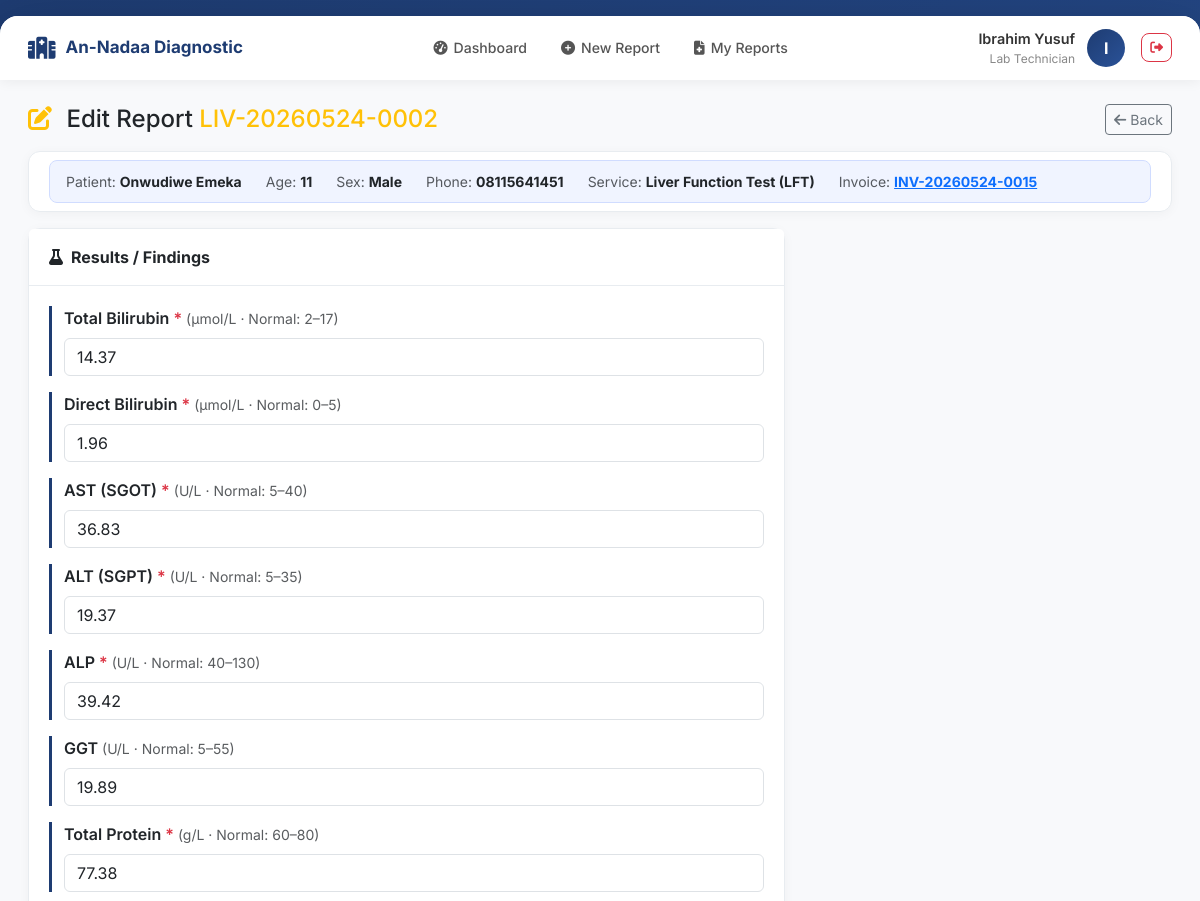
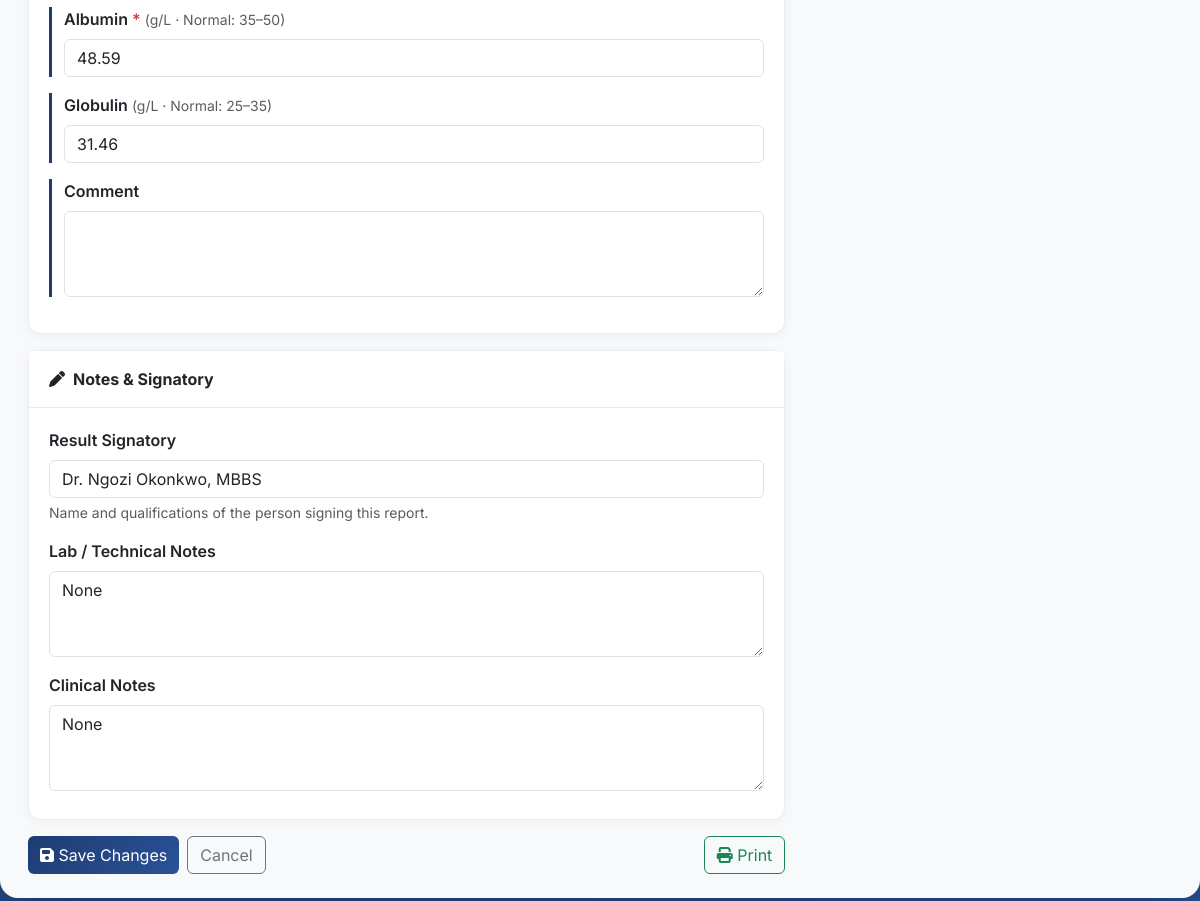
/reports/148/edit/ (signed in), run on the app's committed database (2 pictures, top to bottom).
### apps/accounts/models.py (models this page shows, shortened)
class User(AbstractUser):
    ROLE_CHOICES = [
        ('ADMIN', 'Administrator'),
        ('CASHIER', 'Cashier'),
        ('DOCTOR', 'Doctor'),
        ('LAB_TECH', 'Lab Technician'),
    ]
    role = models.CharField(max_length=20, choices=ROLE_CHOICES, default='CASHIER')
    phone_number = models.CharField(max_length=20, blank=True)
    class Meta:
        ordering = ['-date_joined']
    @property
    def is_admin(self):
        return self.role == 'ADMIN'
    @property
    def is_cashier(self):
        return self.role == 'CASHIER'
    @property
    def is_doctor(self):
        return self.role == 'DOCTOR'
    @property
    def is_lab_tech(self):
        return self.role == 'LAB_TECH'

### apps/reports/models.py (models this page shows, shortened)
class Report(models.Model):
    report_number = models.CharField(max_length=50, unique=True, editable=False)
    invoice = models.ForeignKey(
        Invoice, on_delete=models.PROTECT,
        null=True, blank=True, related_name='reports',
    )
    invoice_item = models.ForeignKey(
        InvoiceItem, on_delete=models.PROTECT,
        null=True, blank=True, related_name='reports',
    )
    service = models.ForeignKey(
        Service, on_delete=models.PROTECT, related_name='reports',
    )
    parameters = models.JSONField(
        default=dict, help_text='Parameter values entered by the lab technician',
    )
    clinical_notes = models.TextField(blank=True, null=True)
    lab_notes      = models.TextField(blank=True, null=True)
    signatory = models.CharField(
        max_length=200, blank=True, default='',
        help_text="Name and qualifications of the result signatory, "
                  "e.g. Dr. Aminu Musa, MBBS, FWACP",
    )
    created_by = models.ForeignKey(
        settings.AUTH_USER_MODEL,
        on_delete=models.PROTECT,
        related_name='created_reports',
    )
    created_at = models.DateTimeField(auto_now_add=True)
    updated_at = models.DateTimeField(auto_now=True)
    class Meta:
        ordering = ['-created_at']
    @property
    def client_name(self):
        return self.invoice.full_name if self.invoice else 'Unknown'
    @property
    def client_phone(self):
        return self.invoice.phone_number if self.invoice else ''
    @property
    def client_age(self):
        return self.invoice.age if self.invoice else ''
    @property
    def client_sex(self):
        return self.invoice.get_sex_display() if self.invoice else ''

class ReportParameter(models.Model):
    PARAMETER_TYPES = [
        ('text',     'Text Input'),
        ('textarea', 'Text Area'),
        ('number',   'Number'),
        ('select',   'Dropdown'),
        ('checkbox', 'Checkbox'),
        ('date',     'Date'),
    ]
    service        = models.ForeignKey(Service, on_delete=models.CASCADE, related_name='report_parameters')
    name           = models.CharField(max_length=100)
    parameter_type = models.CharField(max_length=20, choices=PARAMETER_TYPES, default='text')
    unit           = models.CharField(max_length=50, blank=True, null=True)
    normal_range   = models.CharField(max_length=100, blank=True, null=True)
    options        = models.JSONField(default=list, blank=True,
                                     help_text='For select type: list of options')
    required       = models.BooleanField(default=True)
    order          = models.IntegerField(default=0)
    class Meta:
        ordering = ['order', 'name']

### apps/invoices/models.py (models this page shows, shortened)
class Invoice(models.Model):
    STATUS_CHOICES = [
        ('PAID', 'Paid'),
        ('CANCELLED', 'Cancelled'),
    ]
    PAYMENT_METHODS = [
        ('CASH', 'Cash'),
        ('TRANSFER', 'Bank Transfer'),
        ('CARD', 'Card'),
    ]
    SEX_CHOICES = [
        ('M', 'Male'),
        ('F', 'Female'),
    ]
    invoice_number = models.CharField(max_length=50, unique=True, editable=False)
    surname = models.CharField(max_length=100, verbose_name='Surname')
    first_name = models.CharField(max_length=100, verbose_name='First Name')
    other_names = models.CharField(max_length=100, blank=True, verbose_name='Other Names')
    age = models.CharField(max_length=10, verbose_name='Age')
    sex = models.CharField(max_length=1, choices=SEX_CHOICES, verbose_name='Sex')
    phone_number = models.CharField(max_length=20, verbose_name='Phone Number')
    referral = models.ForeignKey(
        Referral,
        on_delete=models.SET_NULL,
        null=True,
        blank=True,
        related_name='invoices',
        verbose_name='Referred By',
    )
    total_amount = models.DecimalField(max_digits=10, decimal_places=2, default=0)
    discount = models.DecimalField(max_digits=10, decimal_places=2, default=0,
                                   validators=[MinValueValidator(0)])
    amount_paid = models.DecimalField(max_digits=10, decimal_places=2, default=0)
    payment_method = models.CharField(max_length=20, choices=PAYMENT_METHODS, default='CASH')
    reference_number = models.CharField(
        max_length=100, blank=True, null=True,
        help_text='Reference number for Transfer or Card payments'
    )
    status = models.CharField(max_length=20, choices=STATUS_CHOICES, default='PAID')
    notes = models.TextField(blank=True, null=True)
    qr_code = models.ImageField(upload_to='qr_codes/', blank=True, null=True)
    created_by = models.ForeignKey(
        settings.AUTH_USER_MODEL,
        on_delete=models.PROTECT,
        related_name='created_invoices',
    )
    created_at = models.DateTimeField(auto_now_add=True)
    updated_at = models.DateTimeField(auto_now=True)
    class Meta:
        ordering = ['-created_at']
    @property
    def full_name(self):
        parts = [self.surname, self.first_name]
        if self.other_names:
            parts.append(self.other_names)
        return ' '.join(parts)

### apps/services/models.py (models this page shows, shortened)
class Service(models.Model):
    name = models.CharField(max_length=200)
    category = models.ForeignKey(
        ServiceCategory,
        on_delete=models.SET_NULL,
        null=True,
        blank=True,
        related_name='services'
    )
    price = models.DecimalField(
        max_digits=10,
        decimal_places=2,
        validators=[MinValueValidator(0)]
    )
    is_active = models.BooleanField(default=True)
    requires_report = models.BooleanField(
        default=False,
        help_text="Does this service require a medical report?"
    )
    report_template = models.JSONField(
        default=dict,
        blank=True,
        help_text="JSON template for report parameters"
    )
    created_at = models.DateTimeField(auto_now_add=True)
    updated_at = models.DateTimeField(auto_now=True)
    class Meta:
        ordering = ['name']

### apps/reports/views.py (the view, shortened to what this page needs)
# urls.py: path('<int:pk>/edit/',                      views.report_edit,                name='edit'),
@login_required
@user_passes_test(is_lab_tech)
def report_edit(request, pk):
    report = get_object_or_404(Report, pk=pk)
    if report.created_by != request.user:
        messages.error(request, 'You can only edit your own reports.')
        return redirect('reports:list')
    parameters = ReportParameter.objects.filter(service=report.service)
    param_list = [
        {
            'id':           p.id,
            'name':         p.name,
            'type':         p.parameter_type,
            'unit':         p.unit,
            'normal_range': p.normal_range,
            'options':      p.options,
            'required':     p.required,
            'value':        report.parameters.get(str(p.id), ''),
        }
        for p in parameters
    ]
    return render(request, 'reports/edit.html', {
        'report':     report,
        'param_list': param_list,
    })

### templates/reports/edit.html (shortened to what this page needs)
{% extends 'base.html' %}
{% block content %}
<div class="d-flex justify-content-between align-items-center mb-3">
    <h4 class="mb-0">
        <i class="fas fa-edit text-warning me-2"></i>
        Edit Report <span class="text-warning">{{ report.report_number }}</span>
    </h4>
    <a href="{% url 'reports:detail' report.id %}" class="btn btn-outline-secondary btn-sm">
        <i class="fas fa-arrow-left"></i> Back
    </a>
</div>
<div class="card mb-3">
    <div class="card-body py-2">
        <div class="biodata-pill d-flex flex-wrap gap-4 small">
            <div><span class="text-muted">Patient:</span> <strong>{{ report.client_name }}</strong></div>
            <div><span class="text-muted">Age:</span> <strong>{{ report.client_age }}</strong></div>
            <div><span class="text-muted">Sex:</span> <strong>{{ report.client_sex }}</strong></div>
            <div><span class="text-muted">Phone:</span> <strong>{{ report.client_phone }}</strong></div>
            <div><span class="text-muted">Service:</span> <strong>{{ report.service.name }}</strong></div>
            {% if report.invoice %}
            <div><span class="text-muted">Invoice:</span>
                <a href="{% url 'invoices:detail' report.invoice.id %}"><strong>{{ report.invoice.invoice_number }}</strong></a>
            </div>
            {% endif %}
        </div>
    </div>
</div>
<div class="row g-3">
    <div class="col-lg-8">
        <form method="post">
            <div class="card mb-3">
                <div class="card-header"><strong><i class="fas fa-flask me-2"></i>Results / Findings</strong></div>
                <div class="card-body">
                    {% for item in param_list %}
                    <div class="mb-3 param-row">
                        <label class="form-label fw-semibold">
                            {{ item.name }}
                            {% if item.required %}<span class="text-danger">*</span>{% endif %}
                            {% if item.unit %}
                            <small class="text-muted fw-normal">({{ item.unit }}{% if item.normal_range %} · Normal: {{ item.normal_range }}{% endif %})</small>
                            {% elif item.normal_range %}
                            <small class="text-muted fw-normal">Normal: {{ item.normal_range }}</small>
                            {% endif %}
                        </label>
                        {% if item.type == 'textarea' %}
                        <textarea name="param_{{ item.id }}" class="form-control" rows="3"
                                  {% if item.required %}required{% endif %}>{{ item.value }}</textarea>
                        {% elif item.type == 'number' %}
                        <input type="number" name="param_{{ item.id }}" class="form-control"
                               value="{{ item.value }}" step="0.01"
                               {% if item.required %}required{% endif %}>
                        {% else %}
                        <input type="text" name="param_{{ item.id }}" class="form-control"
                               value="{{ item.value }}"
                               {% if item.required %}required{% endif %}>
                        {% endif %}
                    </div>
                    {% empty %}
                    <p class="text-muted">No predefined parameters for this service. Use the notes section below.</p>
                    {% endfor %}
                </div>
            </div>
            <div class="card mb-3">
                <div class="card-header"><strong><i class="fas fa-pen me-2"></i>Notes &amp; Signatory</strong></div>
                <div class="card-body">
                    <div class="mb-3">
                        <label class="form-label fw-semibold">Result Signatory</label>
                        <input type="text" name="signatory" class="form-control"
                               value="{{ report.signatory }}"
                               placeholder="e.g. Dr. Aminu Musa, MBBS, FWACP">
                        <div class="form-text">Name and qualifications of the person signing this report.</div>
                    </div>
                    <div class="mb-3">
                        <label class="form-label fw-semibold">Lab / Technical Notes</label>
                        <textarea name="lab_notes" class="form-control" rows="3"
                                  placeholder="Methodology, observations…">{{ report.lab_notes }}</textarea>
                    </div>
                    <div class="mb-2">
                        <label class="form-label fw-semibold">Clinical Notes</label>
                        <textarea name="clinical_notes" class="form-control" rows="3"
                                  placeholder="Clinical history, symptoms…">{{ report.clinical_notes }}</textarea>
                    </div>
                </div>
            </div>
            <div class="d-flex gap-2">
                <button type="submit" class="btn btn-primary">
                    <i class="fas fa-save"></i> Save Changes
                </button>
                <a href="{% url 'reports:detail' report.id %}" class="btn btn-outline-secondary">Cancel</a>
                <a href="{% url 'reports:print' report.id %}" class="btn btn-outline-success ms-auto" target="_blank">
                    <i class="fas fa-print"></i> Print
                </a>
            </div>
        </form>
    </div>
</div>
{% endblock %}

### templates/base.html (shortened to what this page needs)
<!DOCTYPE html>
<html lang="en">
<head>
    <link href="https://cdn.jsdelivr.net/npm/bootstrap@5.3.0/dist/css/bootstrap.min.css" rel="stylesheet">
    <link rel="stylesheet" href="https://cdnjs.cloudflare.com/ajax/libs/font-awesome/6.4.0/css/all.min.css">
    <link href="https://cdn.jsdelivr.net/npm/select2@4.1.0-rc.0/dist/css/select2.min.css" rel="stylesheet">
    <link href="https://cdn.jsdelivr.net/npm/select2-bootstrap-5-theme@1.3.0/dist/select2-bootstrap-5-theme.min.css" rel="stylesheet">
</head>
<body>
<div class="app-container">
    {% if user.is_authenticated %}
    <nav class="navbar-custom">
        <a class="nav-brand" href="{% url 'dashboard:home' %}">
            <i class="fas fa-hospital-alt"></i>
            <span>An-Nadaa Diagnostic</span>
        </a>
        <div class="nav-menu">
            <a href="{% url 'dashboard:home' %}" class="nav-item">
                <i class="fas fa-tachometer-alt"></i> Dashboard
            </a>
            {% if user.is_admin %}
                <a href="{% url 'invoices:list' %}" class="nav-item">
                    <i class="fas fa-file-invoice-dollar"></i> Invoices
                </a>
                <a href="{% url 'invoices:create' %}" class="nav-item">
                    <i class="fas fa-plus-circle"></i> New Invoice
                </a>
                <a href="{% url 'services:list' %}" class="nav-item">
                    <i class="fas fa-flask"></i> Services
                </a>
                <a href="{% url 'reports:list' %}" class="nav-item">
                    <i class="fas fa-file-medical"></i> Reports
                </a>
                <a href="{% url 'accounts:user_list' %}" class="nav-item">
                    <i class="fas fa-users-cog"></i> Users
                </a>
            {% elif user.is_lab_tech %}
                <a href="{% url 'reports:create' %}" class="nav-item">
                    <i class="fas fa-plus-circle"></i> New Report
                </a>
                <a href="{% url 'reports:list' %}" class="nav-item">
                    <i class="fas fa-file-medical"></i> My Reports
                </a>
            {% endif %}
        </div>
        <div class="user-profile">
            <div class="user-info">
                <div class="user-name">{{ user.get_full_name|default:user.username }}</div>
                <div class="user-role">{{ user.get_role_display }}</div>
            </div>
            <div class="user-avatar">
                {{ user.get_full_name|first|default:user.username|first|upper }}
            </div>
            <a href="{% url 'accounts:logout' %}" class="btn btn-sm btn-outline-danger ms-1"
               onclick="return confirm('Log out?')" style="border-radius:8px; font-size:.8rem;">
                <i class="fas fa-sign-out-alt"></i>
            </a>
        </div>
    </nav>
    {% endif %}
    <div class="main-content">
        {% block content %}{% endblock %}
    </div>
</div>
</body>
</html>

### data on the page
User: get_full_name "Ibrahim Yusuf", role "Lab Technician", get_full_name|first "I"
Report: report_number "LIV-20260524-0002", client_name "Onwudiwe Emeka", client_age "11", client_sex "Male", client_phone "08115641451", service.name "Liver Function Test (LFT)", invoice.invoice_number "INV-20260524-0015", signatory "Dr. Ngozi Okonkwo, MBBS", lab_notes "None", clinical_notes "None"
ReportParameter: name "Total Bilirubin", unit "µmol/L", normal_range "2–17"
ReportParameter: name "Direct Bilirubin", unit "µmol/L", normal_range "0–5"
ReportParameter: name "AST (SGOT)", unit "U/L", normal_range "5–40"
ReportParameter: name "ALT (SGPT)", unit "U/L", normal_range "5–35"
ReportParameter: name "ALP", unit "U/L", normal_range "40–130"
ReportParameter: name "GGT", unit "U/L", normal_range "5–55"
ReportParameter: name "Total Protein", unit "g/L", normal_range "60–80"
ReportParameter: name "Albumin", unit "g/L", normal_range "35–50"
ReportParameter: name "Globulin", unit "g/L", normal_range "25–35"
ReportParameter: name "Comment"
